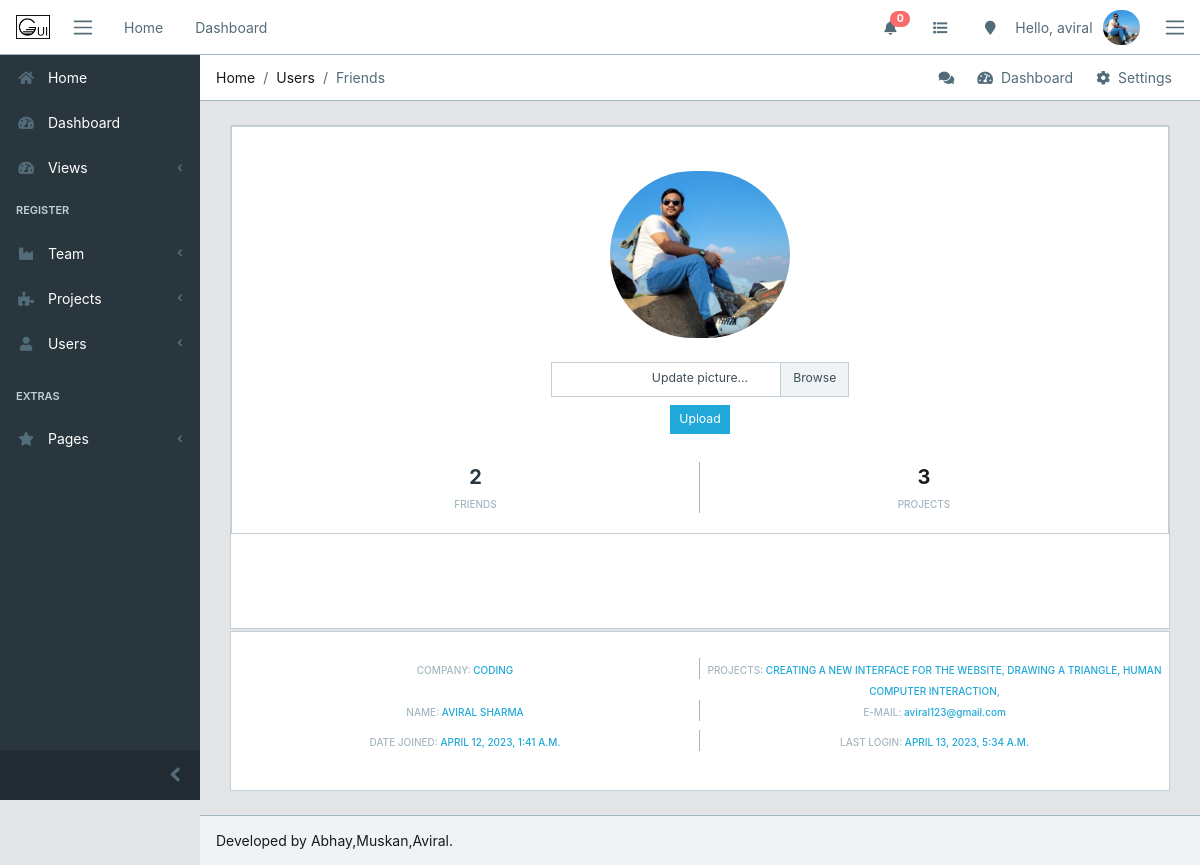
/register/users/profile (signed in), run on the app's committed database.
### register/models.py (models this page shows, shortened)
class UserProfile(models.Model):
    user    = models.ForeignKey(User, on_delete=models.CASCADE)
    company = models.ForeignKey(Company, on_delete=models.CASCADE)
    project = models.ManyToManyField(Project, blank=True)
    friends = models.ManyToManyField('self', blank=True)
    img    = models.ImageField(upload_to='core/avatar', blank=True, default='core/avatar/blank_profile.png')

class Company(models.Model):
    social_name = models.CharField(max_length=80)
    name = models.CharField(max_length=80)
    email = models.EmailField()
    city = models.CharField(max_length=50)
    found_date = models.DateField()
    class Meta:
        verbose_name_plural = 'Companies'
        ordering = ('name',)
    def __str__(self):
        return (self.name)

### projects/models.py (models this page shows, shortened)
class Project(models.Model):
    name = models.CharField(max_length=80)
    slug = models.SlugField('shortcut', blank=True)
    assign = models.ManyToManyField(User)
    efforts = models.DurationField()
    status = models.CharField(max_length=7, choices=status, default=1)
    dead_line = models.DateField()
    company = models.ForeignKey('register.Company', on_delete=models.CASCADE)
    complete_per = models.FloatField(max_length=2, validators = [MinValueValidator(0), MaxValueValidator(100)])
    description = models.TextField(blank=True)
    add_date = models.DateField(auto_now_add=True)
    upd_date = models.DateField(auto_now_add=False, auto_now=True)
    class Meta:
        ordering = ['name']

### register/views.py (the view)
# urls.py: path('users/profile', views.profile, name='profile'),
def profile(request):
    if request.method == 'POST':
        img_form = ProfilePictureForm(request.POST, request.FILES)
        print('PRINT 1: ', img_form)
        context = {'img_form' : img_form }
        if img_form.is_valid():
            img_form.save(request)
            updated = True
            context = {'img_form' : img_form, 'updated' : updated }
            return render(request, 'register/profile.html', context)
        else:
            return render(request, 'register/profile.html', context)
    else:
        img_form = ProfilePictureForm()
        context = {'img_form' : img_form }
        return render(request, 'register/profile.html', context)

### register/templates/register/profile.html (shortened to what this page needs)
{% extends 'core/base.html' %}
{% load staticfiles %}
{% block breadcrumb %}
        <li class="breadcrumb-item">Home</li>
        <li class="breadcrumb-item">Users</li>
        <li class="breadcrumb-item active">Friends</li>
{% endblock breadcrumb%}
{% block content %}
<div class="container-fluid">
    <div id="ui-view" style="opacity: 1;">
        <div class="animated fadeIn">
            <div class="row">
                <div class="col-12">
                    <div class="social-box" style="height:110%">
                        <div class="card">
                            <div class="card-body">
                                <img src="{{ logged_user.img.url }}" class="img-avatar m-4" alt="{{ user }}" width="20%">
                                <br>
                                <form action="" method="POST" enctype="multipart/form-data">
                                    <div class="custom-file col-md-4">
                                        <label class="custom-file-label btn-sm" for="validatedCustomFile">Update picture...</label>
                                        <div>
                                            <button class="btn btn-primary btn-sm my-2" type="submit">Upload</button>
                                        </div>
                                    </div>
                                </form>
                                <ul class="mt-4">
                                    <li>
                                        <a href="{% url 'register:user' profile_id=logged_user.id %}" class="text-dark">
                                            <strong>{{ logged_user.friends.all.count }}</strong>
                                        </a>
                                        <span>friends</span>
                                    </li>
                                    <li>
                                        <strong>{{ logged_user.user.project_set.all.count }}</strong>
                                        <span>projects</span>
                                    </li>
                                </ul>
                            </div>
                        </div>
                    </div>
                </div>
            </div>
            <div class="row mt-5">
                <div class="col-12">
                    <div class="social-box" style="">
                        <ul class="mt-3">
                            <li><span>Company: <a href="">{{ logged_user.company }}</a></span></li>
                            <li><span>Projects:
                                    {% for project in logged_user.user.project_set.all %}
                                        <a href="">{{ project.name }},</a>
                                    {% endfor %}
                                </span>
                            </li>
                        </ul>
                        <ul>
                            <li><span>Name: <a href="">{{ logged_user.user.get_full_name }}</a></span></li>
                            <li><span>e-mail: <span class="text-blue text-lowercase">{{ logged_user.user.email }}</span></span>
                            </li>
                        </ul>
                        <ul>
                            <li><span>Date joined: <span class="text-blue">{{ logged_user.user.date_joined }}</span></span></li>
                            <li><span>Last login: <span class="text-blue">{{ logged_user.user.last_login }}</span></span>
                            </li>
                        </ul>
                    </div>
                </div>
            </div>
        </div>
    </div>
</div>
{% endblock %}

### core/templates/core/base.html (shortened to what this page needs)
{% load static %}
<!DOCTYPE html>
<html lang="en">
<head>
  <link rel="stylesheet" href="https://use.fontawesome.com/releases/v5.0.9/css/all.css"
>
  <link href="{% static 'core/css/simple-line-icons.min.css' %}" rel="stylesheet">
  <link href="{% static 'core/css/estilo.css' %}" rel="stylesheet">
  <link href="{% static 'core/css/style.css' %}" rel="stylesheet">
</head>
{% block body %}
<body class="app header-fixed sidebar-fixed aside-menu-fixed aside-menu-hidden">
  <header class="app-header navbar">
    <img src="{% static 'core/img/logos/gui-horizontal.png' %}" alt="" class="brand-gui ml-2 d-none d-sm-block p-2">
    <button class="navbar-toggler sidebar-toggler d-md-down-none" type="button">
      <span class="navbar-toggler-icon"></span>
    </button>
    <ul class="nav navbar-nav d-md-down-none">
      <li class="nav-item px-3">
        <a class="nav-link" href="{% url 'core:index' %}">Home</a>
      </li>
      <li class="nav-item px-3">
        <a class="nav-link" href="{% url 'core:dashboard' %}">Dashboard</a>
      </li>
    </ul>
    <ul class="nav navbar-nav ml-auto">
      <li class="nav-item d-md-down-none">
        <a class="nav-link" href="#"><i class="fa fa-bell"></i><span class="badge badge-pill badge-danger">
            {{logged_user.received_invites.count}}</span></a>
      </li>
      <li class="nav-item d-md-down-none">
        <a class="nav-link" href="#"><i class="fa fa-list"></i></a>
      </li>
      <li class="nav-item d-md-down-none">
        <a class="nav-link" href="#"><i class="fa fa-map-marker"></i></a>
      </li>
      {% if user.is_authenticated %}
      <li class="text-muted">Hello, {{ user.first_name }}</li>
      {% else %}
      <li class="text-muted">
        <a href="{% url 'core:login' %}">sign in</a>
      </li>
      {% endif %}
      <li class="nav-item dropdown">
        <a class="nav-link" data-toggle="dropdown" href="#" role="button" aria-haspopup="true" aria-expanded="false">
          {% if user.is_authenticated %}
          <img src="{{ logged_user.img.url }}" class="img-avatar" alt="{{ user }}">
          {% else %}
          <img src="{% static 'core/img/avatar/blank_profile.png' %}" class="img-avatar" alt="{{ user }}">
          {% endif %}
        </a>
      </li>
    </ul>
    <button class="navbar-toggler aside-menu-toggler" type="button">
      <span class="navbar-toggler-icon"></span>
    </button>
  </header>
  <div class="app-body">
    <div class="sidebar">
      <nav class="sidebar-nav">
        <ul class="nav">
          <li class="nav-item">
            <a class="nav-link" href="{% url 'core:index' %}"><i class="fa fa-home"></i> Home</a>
          </li>
          <li class="nav-item">
            <a class="nav-link" href="{% url 'core:dashboard' %}"><i class="fa fa-tachometer-alt"></i> Dashboard</a>
          </li>
          <li class="nav-item nav-dropdown">
            <a class="nav-link nav-dropdown-toggle" href="#"><i class="fa fa-tachometer-alt"></i> Views</a>
          </li>
          <li class="nav-title">
            Register
          </li>
          <li class="nav-item nav-dropdown">
            <a class="nav-link nav-dropdown-toggle" href="#"><i class="fa fa-industry"></i> Team</a>
          </li>
          <li class="nav-item nav-dropdown">
            <a class="nav-link nav-dropdown-toggle" href="#"><i class="fa fa-puzzle-piece"></i> Projects</a>
          </li>
          <li class="nav-item nav-dropdown">
            <a class="nav-link nav-dropdown-toggle" href="#"><i class="fa fa-user"></i> Users</a>
          </li>
          <li class="divider"></li>
          <li class="nav-title">
            Extras
          </li>
          <li class="nav-item nav-dropdown">
            <a class="nav-link nav-dropdown-toggle" href="#"><i class="fa fa-star"></i> Pages</a>
          </li>
        </ul>
      </nav>
      <button class="sidebar-minimizer brand-minimizer" type="button"></button>
    </div>
    <main class="main">
      <ol class="breadcrumb">
        {% block breadcrumb %}{% endblock breadcrumb%}
        <li class="breadcrumb-menu d-md-down-none">
          <div class="btn-group" role="group" aria-label="Button group">
            <a class="btn" href="#"><i class="fa fa-comments"></i></a>
            <a class="btn" href="./"><i class="fa fa-tachometer-alt"></i> &nbsp;Dashboard</a>
            <a class="btn" href="#"><i class="fa fa-cog"></i> &nbsp;Settings</a>
          </div>
        </li>
      </ol>
      {% block content %}
      {% endblock %}
    </main>
  </div>
  <footer class="app-footer">
    <span>Developed by Abhay,Muskan,Aviral.</span>
  </footer>
</body>
{% endblock body %}
</html>

### core/static/core/css/estilo.css (style rules this page uses)
.brand-gui { width: 50px; position: relative; }

### data on the page
UserProfile: received_invites.count "0", img (picture), friends.all.count "2", user.project_set.all.count "3", company "CODING", user.get_full_name "AVIRAL SHARMA", user.email "aviral123@gmail.com", user.date_joined "APRIL 12, 2023, 1:41 A.M.", user.last_login "APRIL 13, 2023, 5:34 A.M."
Project: name "CREATING A NEW INTERFACE FOR THE WEBSITE"
Project: name "DRAWING A TRIANGLE"
Project: name "HUMAN COMPUTER INTERACTION"

### other printed values
{{ user.first_name }} "aviral"
